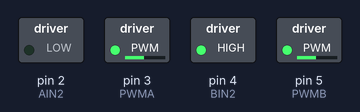
A sketch run on a simulated Arduino Uno, built with avr-gcc and run on an emulated ATmega328P. Parts: switched loads named in the sketch (green lamp = pin HIGH).

Above: at 0.05 s.
At 1.25 s:
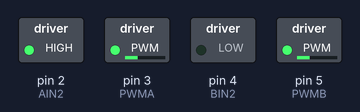
At 2.5 s:
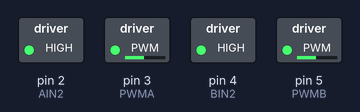
At 3.7 s:
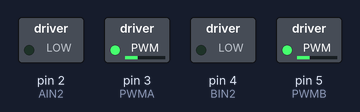
At 4.95 s:
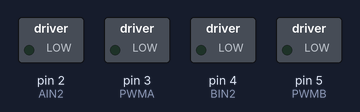
Timing chart, 0 to 6.5 s (numbered marks = the images above):
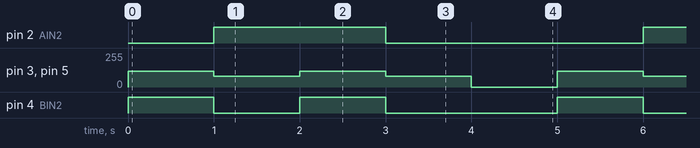

Measured:
- by itself, pin 2 (AIN2): alternates HIGH for 2.0 s and LOW for 3.0 s
- by itself, pin 3 (PWMA), pin 5 (PWMB): repeats every 5.0 s: 80/255 1.0 s, 120/255 1.0 s, 80/255 1.0 s, 0/255 1.0 s, 120/255 1.0 s
- by itself, pin 4 (BIN2): repeats every 5.0 s: LOW 1.0 s, HIGH 1.0 s, LOW 2.0 s, HIGH 1.0 s

The sketch:

lesson_6_motor_driver_shield.ino
```cpp
/*
 keyestudio 4DOF Mechanical Robot Arm Car
 lesson 6
 motor driver shield
 http://www.keyestudio.com
*/
int AIN2=2;  //define direction control pin of motor A as D2
int PWMA=3;  //define speed control pin of motor A as D3
int BIN2=4;   //define direction control pin of motor B as D4
int PWMB=5; //define speed control pin of motor B as D5

void setup(){
  pinMode(AIN2,OUTPUT);  //set ports of motor to output
  pinMode(PWMA,OUTPUT);
  pinMode(BIN2,OUTPUT);
  pinMode(PWMB,OUTPUT);
}
void loop(){  //go forward for 1s, back for 1s, turn left for 1s, right for 1s and stop for 1s
    //Go front
  digitalWrite(AIN2,LOW); //If AIN2 is low, AIN1 is high，motor MA turns clockwise
  analogWrite(PWMA,120); //rotation speed of motor MA is 120
  digitalWrite(BIN2,HIGH);  //If BIN2 is high, BIN1 is low，motor MB turns clockwise
  analogWrite(PWMB,120);//rotation speed of motor MB is 120
  delay(1000);

    //Go back
  digitalWrite(BIN2,LOW); //if BIN2 is low, BIN1 is high，motor MB turns anticlockwise
  analogWrite(PWMB,80); //rotation speed of motor MB is 80
  digitalWrite(AIN2,HIGH);  //AIN2 is high,AIN1 is low，motor MA turns anticlockwise
  analogWrite(PWMA,80); //rotation speed of motor MA is 80
  delay(1000);

    //Turn Left
  digitalWrite(AIN2,HIGH);  //If AIN2 is high, AIN1 is low，motor MA turns anticlockwise
  analogWrite(PWMA,120); //rotation speed of motor MA is 120
  digitalWrite(BIN2,HIGH);  //BIN2 is high,BIN1 is low，motor MB turns clockwise
  analogWrite(PWMB,120);//rotation speed of motor MB is 120
  delay(1000);

  //Turn right
  digitalWrite(AIN2,LOW); //If AIN2 is low, AIN1 is high，motor MA turns clockwise
  analogWrite(PWMA,80); //rotation speed of motor MA is 80
  digitalWrite(BIN2,LOW); //If BIN2 is low, and BIN1 is high，motor MB turns anticlockwise
  analogWrite(PWMB,80); //rotation speed of motor MB is 80
  delay(1000);

  //Stop
  analogWrite(PWMA,0);  //rotation speed of motor MA is 0
  analogWrite(PWMB,0);  //rotation speed of motor MB is 0
  delay(1000);
}
```
